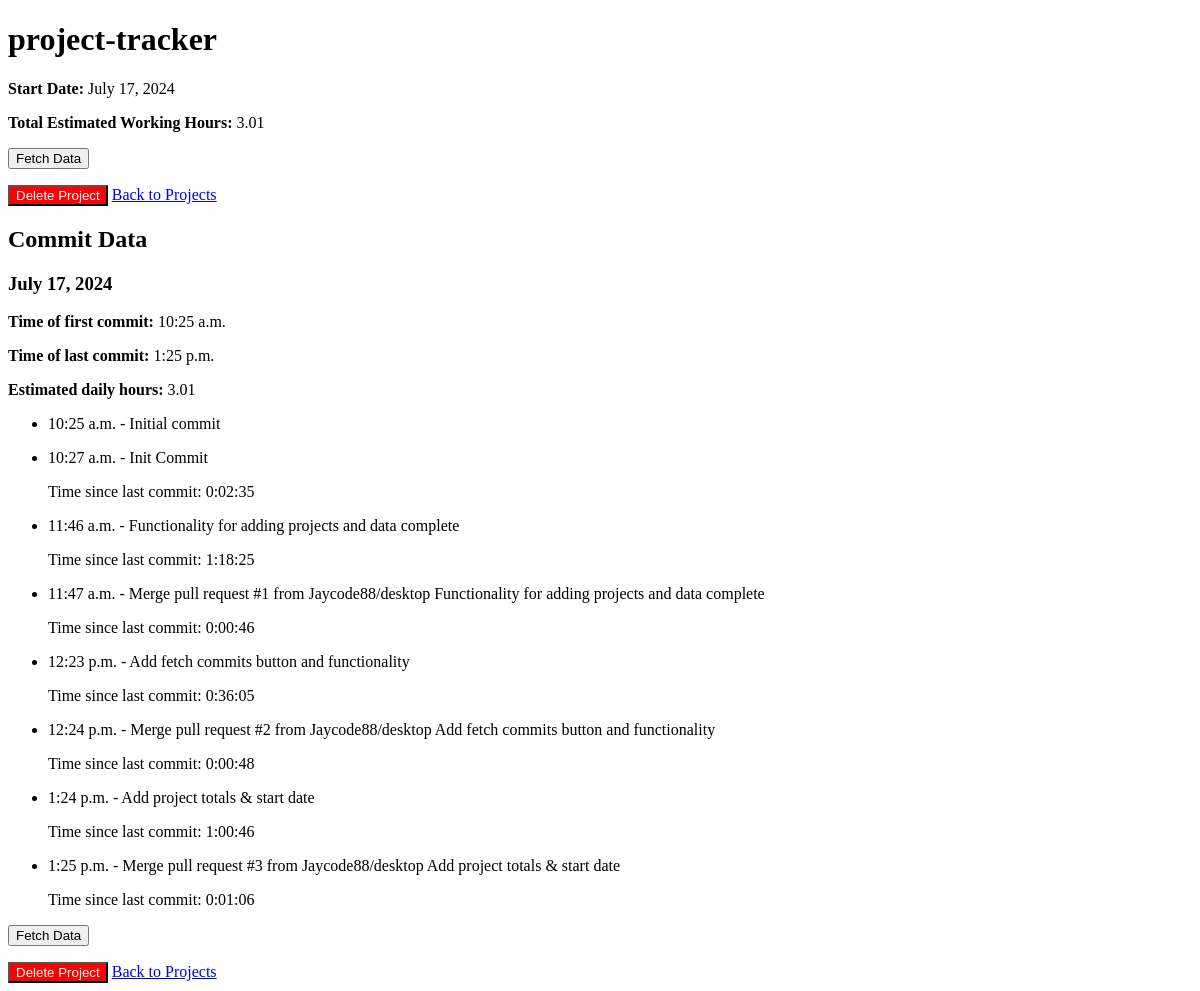
The app's page /project/9/, older data.
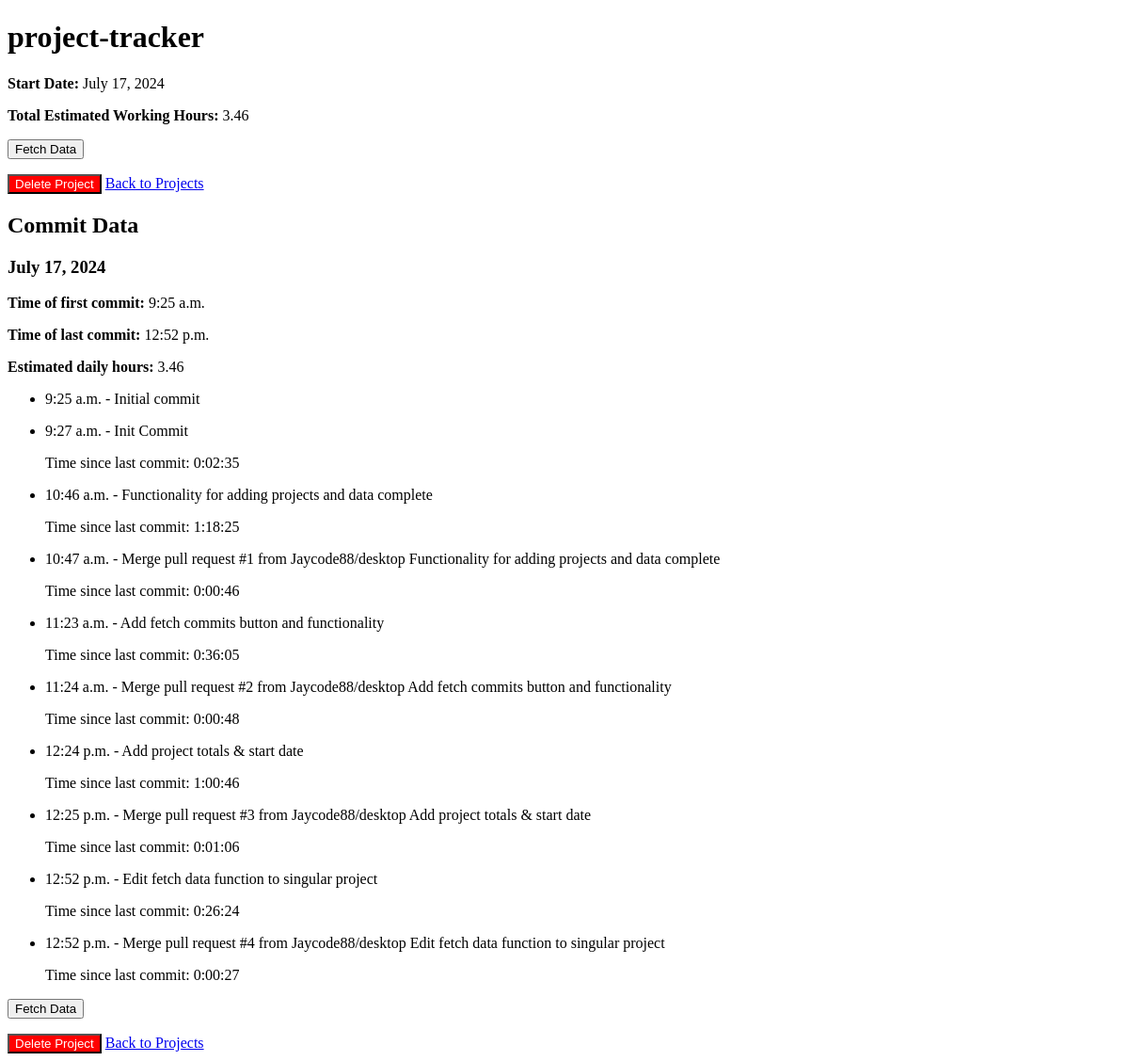
The same page, newer data.
### tracking/models.py (models this page shows, shortened)
class Project(models.Model):
    name = models.CharField(max_length=255)
    repository_url = models.URLField()
    start_date = models.DateField(null=True, blank=True)
    branch = models.CharField(max_length=255, default='main')

class Commit(models.Model):
    project = models.ForeignKey(Project, on_delete=models.CASCADE)
    commit_message = models.TextField()
    commit_hash = models.CharField(max_length=40)
    commit_time = models.DateTimeField()
    time_since_last_commit = models.DurationField(null=True, blank=True)

### tracking/views.py (the view)
# urls.py: path('project/<int:project_id>/', views.project_detail, name='project_detail'),
def project_detail(request, project_id):
    project = get_object_or_404(Project, pk=project_id)
    commits = Commit.objects.filter(project=project).order_by('commit_time')
    grouped_commits = defaultdict(list)
    daily_work_times = {}
    total_estimated_hours = 0
    for commit in commits:
        commit_date = localtime(commit.commit_time).date()
        grouped_commits[commit_date].append(commit)
        if commit_date not in daily_work_times:
            daily_work_times[commit_date] = {
                'first_commit': commit.commit_time,
                'last_commit': commit.commit_time,
                'daily_hours': 0
            }
        else:
            if commit.commit_time < daily_work_times[commit_date]['first_commit']:
                daily_work_times[commit_date]['first_commit'] = commit.commit_time
            if commit.commit_time > daily_work_times[commit_date]['last_commit']:
                daily_work_times[commit_date]['last_commit'] = commit.commit_time
    for date, times in daily_work_times.items():
        times['daily_hours'] = (times['last_commit'] - times['first_commit']).total_seconds() / 3600
        total_estimated_hours += times['daily_hours']
    context = {
        'project': project,
        'grouped_commits': sorted(grouped_commits.items()),
        'daily_work_times': daily_work_times,
        'total_estimated_hours': total_estimated_hours
    }
    return render(request, 'tracking/project_detail.html', context)

### tracking/templates/tracking/project_detail.html (shortened to what this page needs)
{% load static %}
<!DOCTYPE html>
<html>
<head>
</head>
<body>
    <h1>{{ project.name }}</h1>
    <p><strong>Start Date:</strong> {{ project.start_date }}</p>
    <p><strong>Total Estimated Working Hours:</strong> {{ total_estimated_hours|floatformat:2 }}</p>
    <button id="fetch-commits" data-project-id="{{ project.id }}"
        data-fetch-url="{% url 'fetch_commits' project.id %}">Fetch Data</button>
    <form action="{% url 'delete_project' project.id %}" method="post" style="display:inline;">
        <button type="submit" style="background-color:red;color:white;">Delete Project</button>
    </form>
    <a href="{% url 'project_list' %}">Back to Projects</a>
    {% if grouped_commits %}
    <h2>Commit Data</h2>
    {% for date, commits in grouped_commits %}
    <h3>{{ date }}</h3>
    {% with times=daily_work_times|default_if_none:'' %}
    {% if times %}
    {% for commit_date, time_values in daily_work_times.items %}
    {% if commit_date == date %}
    <p><strong>Time of first commit:</strong> {{ time_values.first_commit|date:"P" }}</p>
    <p><strong>Time of last commit:</strong> {{ time_values.last_commit|date:"P" }}</p>
    <p><strong>Estimated daily hours:</strong> {{ time_values.daily_hours|floatformat:2 }}</p>
    {% endif %}
    {% endfor %}
    {% else %}
    <p>No commit times available</p>
    {% endif %}
    {% endwith %}
    <ul>
        {% for commit in commits %}
        <li>
            <p>{{ commit.commit_time|date:"P" }} - {{ commit.commit_message }}</p>
            {% if commit.time_since_last_commit %}
            <p>Time since last commit: {{ commit.time_since_last_commit }}</p>
            {% endif %}
        </li>
        {% endfor %}
    </ul>
    {% endfor %}
    <button id="fetch-commits" data-project-id="{{ project.id }}"
        data-fetch-url="{% url 'fetch_commits' project.id %}">Fetch Data</button>
    <form action="{% url 'delete_project' project.id %}" method="post" style="display:inline;">
        <button type="submit" style="background-color:red;color:white;">Delete Project</button>
    </form>
    <a href="{% url 'project_list' %}">Back to Projects</a>
    {% endif %}
</body>
</html>

Row changes from the older to the newer data that the page shows:
changed Commit "July 17, 2024": commit_time "10:25 a.m." → "9:25 a.m."
added Commit: last_commit "12:52 p.m.", commit_time "12:52 p.m.", commit_message "Merge pull request #4 from Jaycode88/desktop Edit fetch data function to singular project", time_since_last_commit "0:00:27", shown under "July 17, 2024"
changed Commit "Init Commit": commit_time "10:27 a.m." → "9:27 a.m."
changed Commit "Functionality for adding projects and data complete": commit_time "11:46 a.m." → "10:46 a.m."
changed Commit (number 5 of 10 on the later page): commit_time "11:47 a.m." → "10:47 a.m."
changed Commit "Add fetch commits button and functionality": commit_time "12:23 p.m." → "11:23 a.m."
changed Commit (number 7 of 10 on the later page): commit_time "12:24 p.m." → "11:24 a.m."
changed Commit "Add project totals & start date": commit_time "1:24 p.m." → "12:24 p.m."
changed Commit "Merge pull request #3 from Jaycode88/desktop Add project totals & start date": commit_time "1:25 p.m." → "12:25 p.m."
added Commit: commit_time "12:52 p.m.", commit_message "Edit fetch data function to singular project", time_since_last_commit "0:26:24", shown under "July 17, 2024"
Text that changed along with them:
{{ total_estimated_hours|floatformat:2 }}: "3.01" → "3.46"
new list line: "Time of first commit: 9:25 a.m. Time of last commit: Estimated daily hours: 3.46"
list line gone: "Time of first commit: 10:25 a.m. Time of last commit: Estimated daily hours: 3.01"
list line gone: "1:25 p.m."
